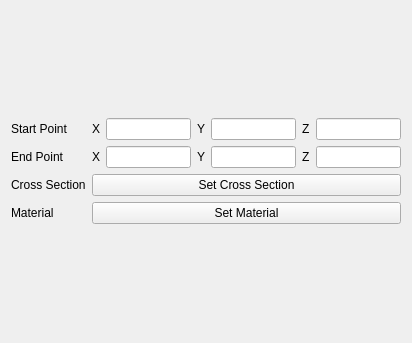
<?xml version="1.0" encoding="UTF-8"?>
<ui version="4.0">
 <class>Form</class>
 <widget class="QWidget" name="Form">
  <property name="geometry">
   <rect>
    <x>0</x>
    <y>0</y>
    <width>412</width>
    <height>343</height>
   </rect>
  </property>
  <property name="windowTitle">
   <string>Form</string>
  </property>
  <layout class="QGridLayout" name="gridLayout">
   <item row="1" column="0">
    <layout class="QGridLayout" name="gridLayout_2">
     <item row="0" column="1">
      <layout class="QHBoxLayout" name="horizontalLayout">
       <item>
        <widget class="QLabel" name="label_8">
         <property name="text">
          <string>X</string>
         </property>
        </widget>
       </item>
       <item>
        <widget class="QLineEdit" name="lineEdit_3"/>
       </item>
       <item>
        <widget class="QLabel" name="label_9">
         <property name="text">
          <string>Y</string>
         </property>
        </widget>
       </item>
       <item>
        <widget class="QLineEdit" name="lineEdit_2"/>
       </item>
       <item>
        <widget class="QLabel" name="label_10">
         <property name="text">
          <string>Z</string>
         </property>
        </widget>
       </item>
       <item>
        <widget class="QLineEdit" name="lineEdit"/>
       </item>
      </layout>
     </item>
     <item row="2" column="1">
      <widget class="QPushButton" name="pushButton">
       <property name="text">
        <string>Set Cross Section</string>
       </property>
      </widget>
     </item>
     <item row="2" column="0">
      <widget class="QLabel" name="label">
       <property name="text">
        <string>Cross Section</string>
       </property>
      </widget>
     </item>
     <item row="3" column="1">
      <widget class="QPushButton" name="pushButton_2">
       <property name="sizePolicy">
        <sizepolicy hsizetype="Expanding" vsizetype="Fixed">
         <horstretch>0</horstretch>
         <verstretch>0</verstretch>
        </sizepolicy>
       </property>
       <property name="text">
        <string>Set Material</string>
       </property>
      </widget>
     </item>
     <item row="1" column="0">
      <widget class="QLabel" name="label_4">
       <property name="text">
        <string>End Point</string>
       </property>
      </widget>
     </item>
     <item row="3" column="0">
      <widget class="QLabel" name="label_2">
       <property name="text">
        <string>Material</string>
       </property>
      </widget>
     </item>
     <item row="1" column="1">
      <layout class="QHBoxLayout" name="horizontalLayout_2">
       <item>
        <widget class="QLabel" name="label_5">
         <property name="text">
          <string>X</string>
         </property>
        </widget>
       </item>
       <item>
        <widget class="QLineEdit" name="lineEdit_5"/>
       </item>
       <item>
        <widget class="QLabel" name="label_6">
         <property name="text">
          <string>Y</string>
         </property>
        </widget>
       </item>
       <item>
        <widget class="QLineEdit" name="lineEdit_4"/>
       </item>
       <item>
        <widget class="QLabel" name="label_7">
         <property name="text">
          <string>Z</string>
         </property>
        </widget>
       </item>
       <item>
        <widget class="QLineEdit" name="lineEdit_6"/>
       </item>
      </layout>
     </item>
     <item row="0" column="0">
      <widget class="QLabel" name="label_3">
       <property name="text">
        <string>Start Point</string>
       </property>
      </widget>
     </item>
    </layout>
   </item>
  </layout>
 </widget>
 <resources/>
 <connections/>
</ui>
